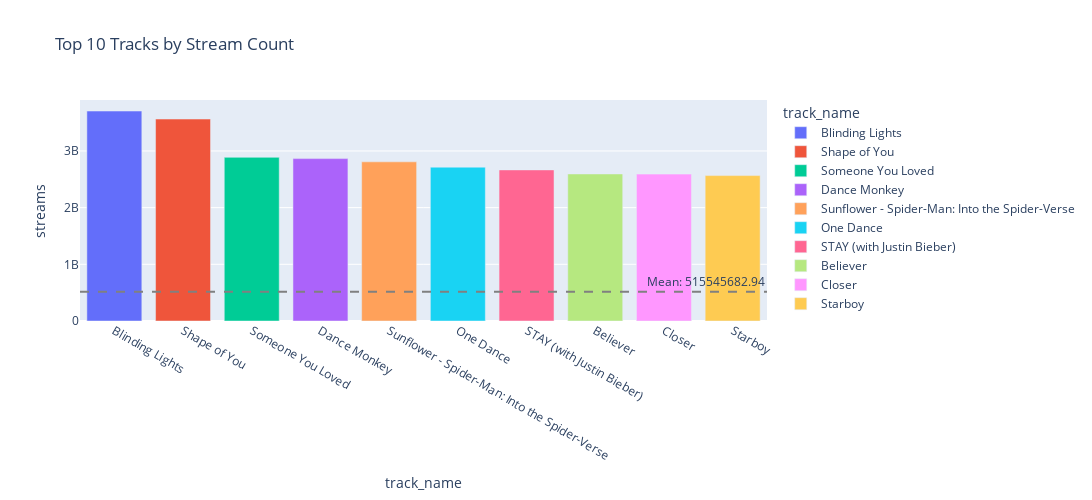

Notebook cell for this chart:
### Markdown cell above
# Top 10 tracks by stream count

### Code cell
fig_track_most_streams = px.bar(data.head(10), x='track_name', y='streams', title='Top 10 Tracks by Stream Count', color='track_name')
fig_track_most_streams.update_layout(width=1200, height=500)
mean_stream_count = data['streams'].mean()
fig_track_most_streams.add_hline(y=mean_stream_count, line_dash='dash', line_color='grey', annotation_text=f"Mean: {mean_stream_count:.2f}", annotation_position="top right")
fig_track_most_streams.show()

### Figure 1 — Plotly figure (JSON) as saved in the notebook; plotly's stock layout.template omitted (floating-point values rounded to 4 significant figures)
{"data": [{"alignmentgroup": "True", "hovertemplate": "track_name=%{x}<br>streams=%{y}<extra></extra>", "legendgroup": "Blinding Lights", "marker": {"color": "#636efa", "pattern": {"shape": ""}}, "name": "Blinding Lights", "offsetgroup": "Blinding Lights", "orientation": "v", "showlegend": true, "textposition": "auto", "type": "bar", "x": ["Blinding Lights"], "xaxis": "x", "y": [3703895074], "yaxis": "y"}, {"alignmentgroup": "True", "hovertemplate": "track_name=%{x}<br>streams=%{y}<extra></extra>", "legendgroup": "Shape of You", "marker": {"color": "#EF553B", "pattern": {"shape": ""}}, "name": "Shape of You", "offsetgroup": "Shape of You", "orientation": "v", "showlegend": true, "textposition": "auto", "type": "bar", "x": ["Shape of You"], "xaxis": "x", "y": [3562543890], "yaxis": "y"}, {"alignmentgroup": "True", "hovertemplate": "track_name=%{x}<br>streams=%{y}<extra></extra>", "legendgroup": "Someone You Loved", "marker": {"color": "#00cc96", "pattern": {"shape": ""}}, "name": "Someone You Loved", "offsetgroup": "Someone You Loved", "orientation": "v", "showlegend": true, "textposition": "auto", "type": "bar", "x": ["Someone You Loved"], "xaxis": "x", "y": [2887241814], "yaxis": "y"}, {"alignmentgroup": "True", "hovertemplate": "track_name=%{x}<br>streams=%{y}<extra></extra>", "legendgroup": "Dance Monkey", "marker": {"color": "#ab63fa", "pattern": {"shape": ""}}, "name": "Dance Monkey", "offsetgroup": "Dance Monkey", "orientation": "v", "showlegend": true, "textposition": "auto", "type": "bar", "x": ["Dance Monkey"], "xaxis": "x", "y": [2864791672], "yaxis": "y"}, {"alignmentgroup": "True", "hovertemplate": "track_name=%{x}<br>streams=%{y}<extra></extra>", "legendgroup": "Sunflower - Spider-Man: Into the Spider-Verse", "marker": {"color": "#FFA15A", "pattern": {"shape": ""}}, "name": "Sunflower - Spider-Man: Into the Spider-Verse", "offsetgroup": "Sunflower - Spider-Man: Into the Spider-Verse", "orientation": "v", "showlegend": true, "textposition": "auto", "type": "bar", "x": ["Sunflower - Spider-Man: Into the Spider-Verse"], "xaxis": "x", "y": [2808096550], "yaxis": "y"}, {"alignmentgroup": "True", "hovertemplate": "track_name=%{x}<br>streams=%{y}<extra></extra>", "legendgroup": "One Dance", "marker": {"color": "#19d3f3", "pattern": {"shape": ""}}, "name": "One Dance", "offsetgroup": "One Dance", "orientation": "v", "showlegend": true, "textposition": "auto", "type": "bar", "x": ["One Dance"], "xaxis": "x", "y": [2713922350], "yaxis": "y"}, {"alignmentgroup": "True", "hovertemplate": "track_name=%{x}<br>streams=%{y}<extra></extra>", "legendgroup": "STAY (with Justin Bieber)", "marker": {"color": "#FF6692", "pattern": {"shape": ""}}, "name": "STAY (with Justin Bieber)", "offsetgroup": "STAY (with Justin Bieber)", "orientation": "v", "showlegend": true, "textposition": "auto", "type": "bar", "x": ["STAY (with Justin Bieber)"], "xaxis": "x", "y": [2665343922], "yaxis": "y"}, {"alignmentgroup": "True", "hovertemplate": "track_name=%{x}<br>streams=%{y}<extra></extra>", "legendgroup": "Believer", "marker": {"color": "#B6E880", "pattern": {"shape": ""}}, "name": "Believer", "offsetgroup": "Believer", "orientation": "v", "showlegend": true, "textposition": "auto", "type": "bar", "x": ["Believer"], "xaxis": "x", "y": [2594040133], "yaxis": "y"}, {"alignmentgroup": "True", "hovertemplate": "track_name=%{x}<br>streams=%{y}<extra></extra>", "legendgroup": "Closer", "marker": {"color": "#FF97FF", "pattern": {"shape": ""}}, "name": "Closer", "offsetgroup": "Closer", "orientation": "v", "showlegend": true, "textposition": "auto", "type": "bar", "x": ["Closer"], "xaxis": "x", "y": [2591224264], "yaxis": "y"}, {"alignmentgroup": "True", "hovertemplate": "track_name=%{x}<br>streams=%{y}<extra></extra>", "legendgroup": "Starboy", "marker": {"color": "#FECB52", "pattern": {"shape": ""}}, "name": "Starboy", "offsetgroup": "Starboy", "orientation": "v", "showlegend": true, "textposition": "auto", "type": "bar", "x": ["Starboy"], "xaxis": "x", "y": [2565529693], "yaxis": "y"}], "layout": {"annotations": [{"showarrow": false, "text": "Mean: 515545682.94", "x": 1, "xanchor": "right", "xref": "x domain", "y": 515500000.0, "yanchor": "bottom", "yref": "y"}], "barmode": "relative", "height": 500, "legend": {"title": {"text": "track_name"}, "tracegroupgap": 0}, "shapes": [{"line": {"color": "grey", "dash": "dash"}, "type": "line", "x0": 0, "x1": 1, "xref": "x domain", "y0": 515500000.0, "y1": 515500000.0, "yref": "y"}], "title": {"text": "Top 10 Tracks by Stream Count"}, "width": 1200, "xaxis": {"anchor": "y", "autorange": true, "categoryarray": ["Blinding Lights", "Shape of You", "Someone You Loved", "Dance Monkey", "Sunflower - Spider-Man: Into the Spider-Verse", "One Dance", "STAY (with Justin Bieber)", "Believer", "Closer", "Starboy"], "categoryorder": "array", "domain": [0, 1], "range": [-0.5, 9.5], "title": {"text": "track_name"}, "type": "category"}, "yaxis": {"anchor": "x", "autorange": true, "domain": [0, 1], "range": [0, 3898836920], "title": {"text": "streams"}, "type": "linear"}}}
